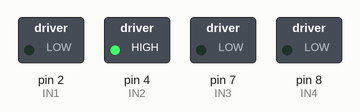
The sketch below on a simulated Arduino Uno, built with avr-gcc and run on an emulated ATmega328P. Shown: switched loads named in the sketch (green lamp = pin HIGH).

Above: at 1.0 s.
At 3.2 s:
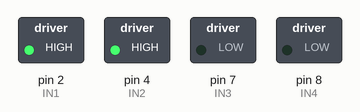
Timing chart, 0 to 5.2 s (numbered marks = the images above):
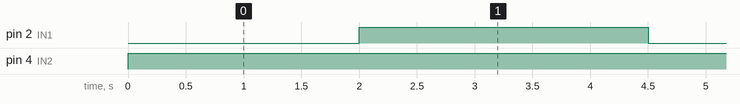

Measured:
- by itself, pin 2 (IN1): alternates HIGH for 2.5 s and LOW for 2.0 s
- by itself, pin 4 (IN2): LOW → HIGH at 0.00 s

The sketch:

Pandorav1.0.ino
```cpp
//Código Caixa Misteriosa
// 0 - recebe liberação acesso; 1 - abre fechadura entrada; 2 - verificação de porta fechada aciona motor;


//Pinos da Ponte H ligado as portas Digitais do Arduino
int IN1 = 2;
int IN2 = 4;
int IN3 = 7;
int IN4 = 8;


void setup() {
 //Define os pinos como saida
 pinMode(IN1, OUTPUT);
 pinMode(IN2, OUTPUT);
 pinMode(IN3, OUTPUT);
 pinMode(IN4, OUTPUT);

}

void loop() {


 //Gira o Motor A no sentido horario
 digitalWrite(IN1, LOW);
 digitalWrite(IN2, HIGH);
 delay(2000);
 //Gira o Motor A no sentido anti-horario
 digitalWrite(IN1, HIGH);
 digitalWrite(IN2, HIGH);
 delay(2000);
 //Para o motor A
 digitalWrite(IN1, HIGH);
 digitalWrite(IN2, HIGH);
 delay(500);

  //Para o motor B
 //digitalWrite(IN3, HIGH);
 //digitalWrite(IN4, HIGH);
 //delay(500);
 //Para o motor B
 //digitalWrite(IN3, LOW);
 //digitalWrite(IN4, HIGH);
 //delay(500);

}
```
